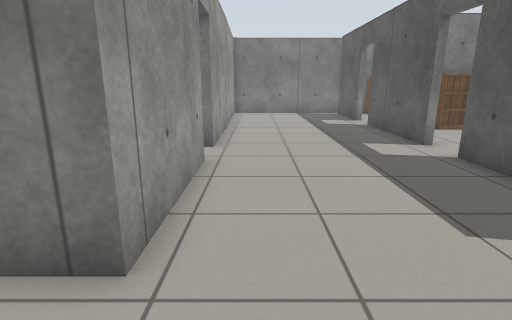
View 1 (above)

18 first-person views from a walk through a robot-simulator world made for Gazebo. The camera is 1 m above the floor, tilts 14° down and sees 80° across. The floor is counted in squares, 0.5 m on a side. Each view is taken from the middle of a square. On the plan, view 1 faces up. The plan holds only what a view shows up to about 17 squares ahead; the rest is blank. Gazebo's built-in surfaces are drawn with simple patterns.

View 2
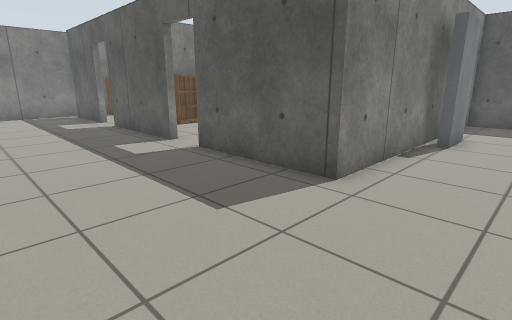

View 3
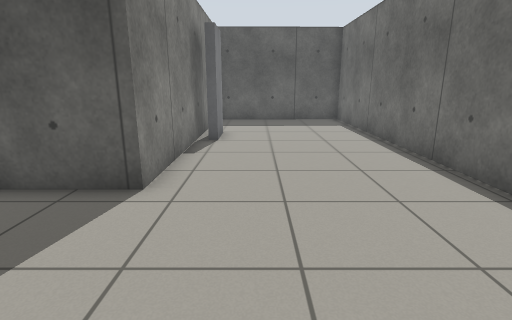

View 4
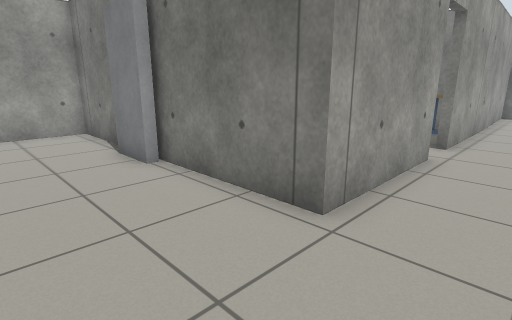

View 5
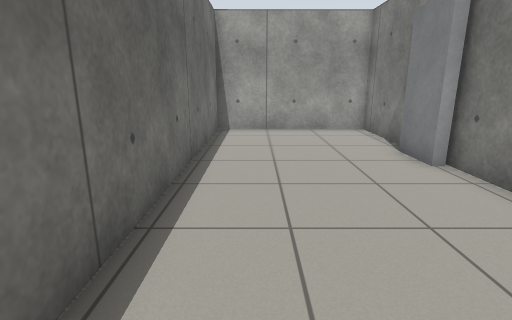

View 6
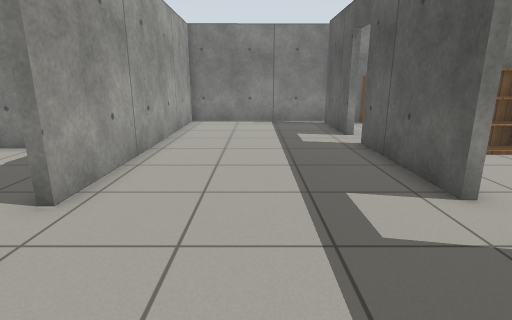

View 7
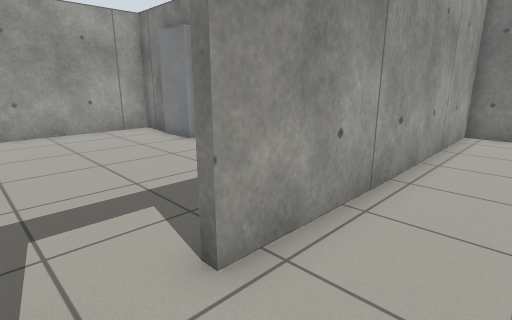

View 8
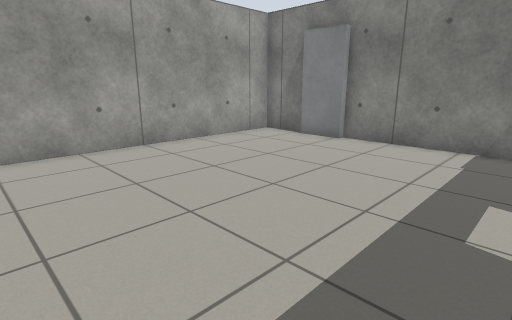

View 9
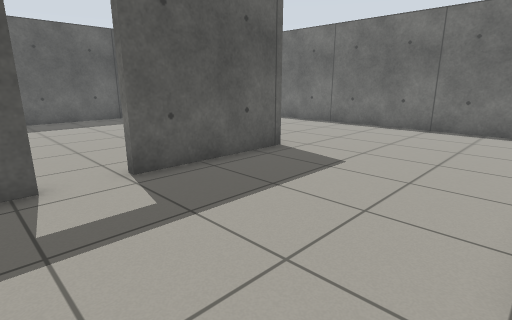

View 10
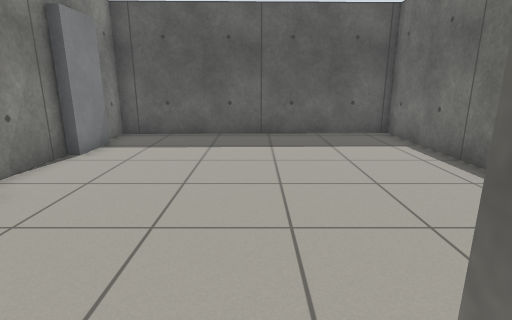

View 11
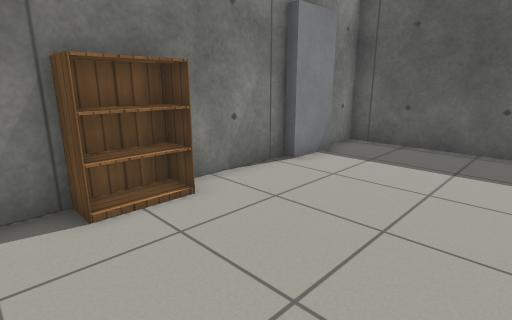

View 12
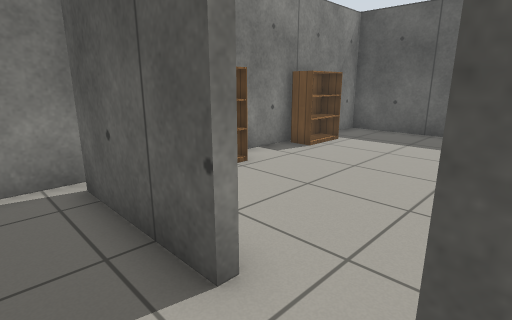

View 13
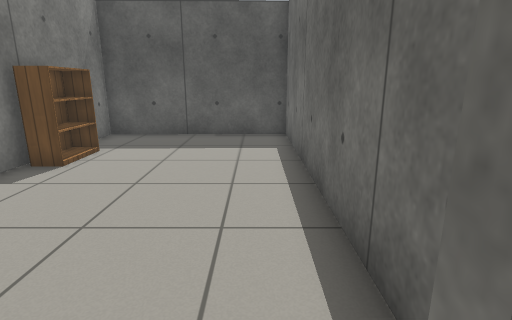

View 14
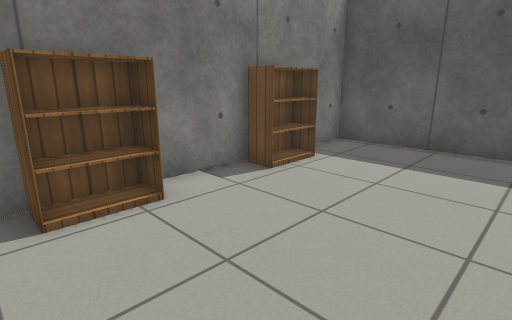

View 15
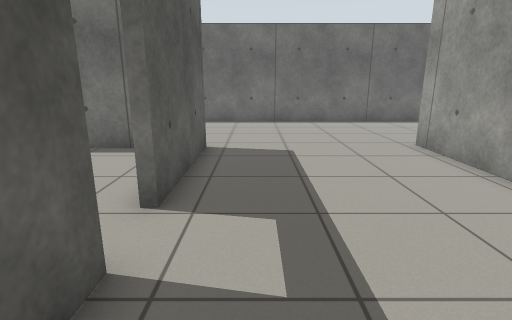

View 16
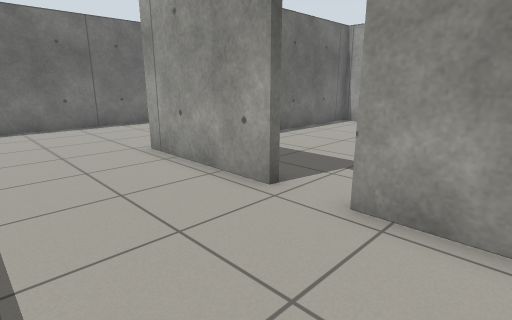

View 17
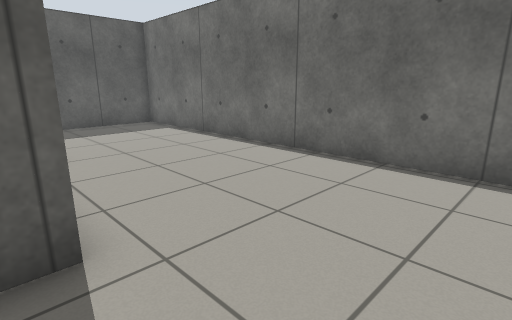

View 18
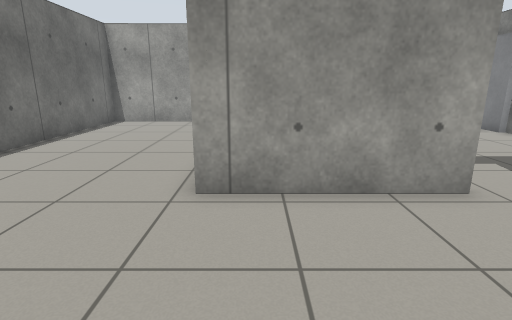

### Floor plan
Ten units are one square. View 1 is at (0, 0); x grows to the right and y downward. Boxes are objects, and circles mark ways between rooms. Rooms are numbered by the first view taken in them; rooms with no view inside come last. Other rooms are left out.
<svg viewBox="-133 -224 316 266">
<path fill="none" stroke="#000" d="M-14 -80 -14 -29 -65 -29M56 -100 56 -155M-14 -125 -14 -97M115 -32 56 -32 56 -83M-91 -29 -128 -29 -128 37 178 37 177 -32 171 -32M140 -32 125 -32M56 -171 56 -212M61 -218 -14 -218 -14 -144M-108 -145 -128 -145 -128 -32 -74 -32M-25 -145 -89 -145M124 -35 177 -35 174 -145 160 -145M138 -145 72 -145M125 -32 115 -32M78 -35 94 -35M68 -148 174 -148 173 -219 61 -218"/>
<rect x="-105" y="-145" width="10" height="10" fill="#bbb"><title>door leaf</title></rect>
<rect x="-75" y="-35" width="10" height="10" fill="#bbb"><title>door leaf</title></rect>
<rect x="-35" y="-145" width="20" height="20" fill="#bbb"><title>other object</title></rect>
<rect x="75" y="-145" width="30" height="10" fill="#bbb"><title>bookshelf</title></rect>
<rect x="115" y="-35" width="10" height="10" fill="#bbb"><title>door leaf</title></rect>
<rect x="135" y="-145" width="20" height="10" fill="#bbb"><title>door leaf</title></rect>
<rect x="75" y="-215" width="20" height="10" fill="#bbb"><title>bookshelf</title></rect>
<rect x="125" y="-215" width="20" height="10" fill="#bbb"><title>bookshelf</title></rect>
<circle cx="-17" cy="-87" r="3" fill="#2a7"/>
<circle cx="60" cy="-95" r="3" fill="#2a7"/>
<circle cx="60" cy="-165" r="3" fill="#2a7"/>
<circle cx="60" cy="-210" r="3" fill="#2a7"/>
<text x="20" y="-50">1</text>
<text x="-70" y="-90">2</text>
<text x="120" y="-90">3</text>
<text x="120" y="-190">4</text>
</svg>
Room 1 opens to room 2. Room 1 opens to room 3. Room 1 opens to room 4.

Where each view was taken, in squares from view 1:
view 1: 0 up, 0 right, facing up
view 2: 0 up, 0 right, facing up-right
view 3: 1 up, 0 right, facing right
view 4: 1 down, 1 right, facing up-left
view 5: 2 down, 1 right, facing left
view 6: 5 up, 2 right, facing up
view 7: 8 up, 1 right, facing up-left
view 8: 4 up, 3 left, facing up-left
view 9: 11 up, 1 left, facing down-right
view 10: 9 up, 5 right, facing right
view 11: 9 up, 7 right, facing up-right
view 12: 15 up, 4 right, facing up-right
view 13: 16 up, 5 right, facing right
view 14: 16 up, 7 right, facing up-right
view 15: 13 up, 4 right, facing down
view 16: 12 up, 3 right, facing down-left
view 17: 4 up, 2 right, facing down-right
view 18: 4 up, 4 right, facing left
